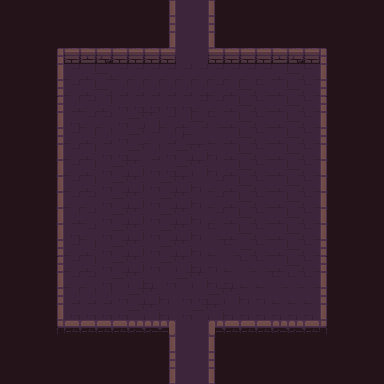

The image is a tile-based game level rendered from a .tmx file. Its description and source (layers, tilesets, objects; grid data summarised) follow:
An orthogonal 24x24 tile map with 16x16 px tiles, 5 tile layers (background, road, wall, item, ...), 1 hidden layer not drawn, 3 tilesets.

<map version="1.2" tiledversion="1.3.4" orientation="orthogonal" renderorder="right-down" compressionlevel="0" width="24" height="24" tilewidth="16" tileheight="16" infinite="0" nextlayerid="8" nextobjectid="1">
 <tileset firstgid="1" name="Dungeon_Tileset" tilewidth="16" tileheight="16" tilecount="100" columns="10">
  <image source="Dungeon_Tileset.png" width="160" height="160" />
 </tileset>
 <tileset firstgid="101" name="flag" tilewidth="16" tileheight="16" tilecount="4" columns="4">
  <image source="flag.png" width="64" height="16" />
  <tile id="0">
   <animation>
    <frame tileid="3" duration="200" />
    <frame tileid="2" duration="200" />
    <frame tileid="1" duration="200" />
    <frame tileid="0" duration="200" />
   </animation>
  </tile>
 </tileset>
 <tileset firstgid="105" name="torch" tilewidth="16" tileheight="16" tilecount="4" columns="4">
  <image source="torch.png" width="64" height="16" />
  <tile id="0">
   <animation>
    <frame tileid="3" duration="200" />
    <frame tileid="2" duration="200" />
    <frame tileid="1" duration="200" />
    <frame tileid="0" duration="200" />
   </animation>
  </tile>
 </tileset>
 <layer id="1" name="background" width="24" height="24">
  <data>[576 cells, 576 non-empty, 1 distinct tile ids]</data>
 </layer>
 <layer id="5" name="road" width="24" height="24">
  <data>[576 cells, 280 non-empty, 7 distinct tile ids]</data>
 </layer>
 <layer id="3" name="wall" width="24" height="24">
  <data>[576 cells, 76 non-empty, 20 distinct tile ids]</data>
 </layer>
 <layer id="4" name="item" width="24" height="24">
  <data>[576 cells, 0 non-empty, 0 distinct tile ids]</data>
 </layer>
 <layer id="7" name="pickarea" width="24" height="24">
  <data>[576 cells, 256 non-empty, 12 distinct tile ids]</data>
 </layer>
 <layer id="6" name="smog" width="24" height="24" visible="0">
  <data>[576 cells, 576 non-empty, 1 distinct tile ids]</data>
 </layer>
</map>
